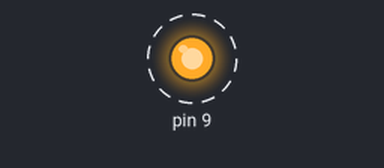
This sketch was run on a simulated Arduino Uno, built with avr-gcc and run on an emulated ATmega328P. Parts: output pins drawn as LEDs (lit = HIGH). Dashed ring = blinking.

Above: at 0.4 s.
Timing chart, 0 to 3.0 s (numbered marks = the images above):
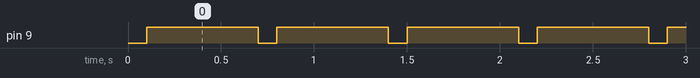

Measured:
- by itself, pin 9: alternates HIGH for 0.60 s and LOW for 0.10 s

The sketch:

blinker.ino
```cpp
#define BLINKS 1

void setup () {
  // PB1 = digital 9 = JN ISP.B1
  bitSet(PORTB, 1);
  bitSet(DDRB, 1);
}

void loop () {
  for (byte i = 0; i < 2 * BLINKS; ++i) {
    PINB = bit(1); // toggles PORTB!
    delay(100);
  }
  delay(500);
}
```
